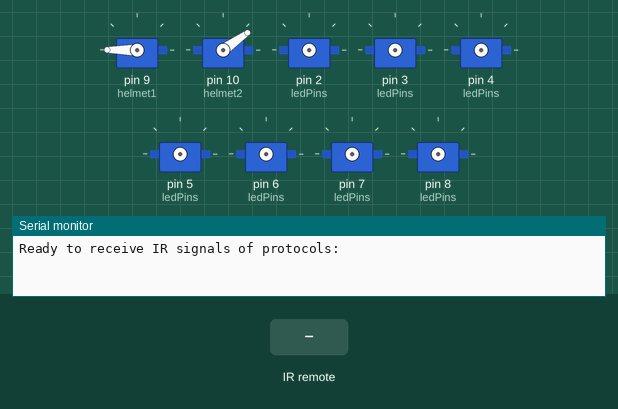
This sketch was run on a simulated Arduino Uno, built with avr-gcc and run on an emulated ATmega328P. On the bench: 9 × servo, the last lines printed to the serial monitor. Wiring (inferred from the names in the program): 7 × servo: signal pin 2 / signal pin 3 / signal pin 4 / signal pin 5 / signal pin 6 / signal pin 7 / signal pin 8. The test bench sets the inputs (shaded band). Servo pulses on a pin are drawn as a servo (544–2400 µs = 0–180°).

Above: at 1.2 s.
1.3 s: infrared code 0x46 received
At 1.46 s:
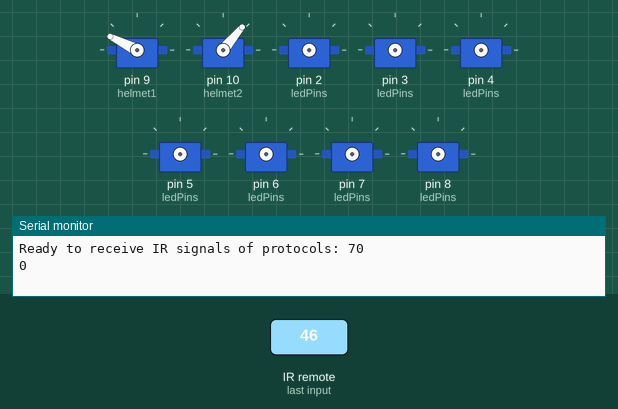
At 6.2 s:
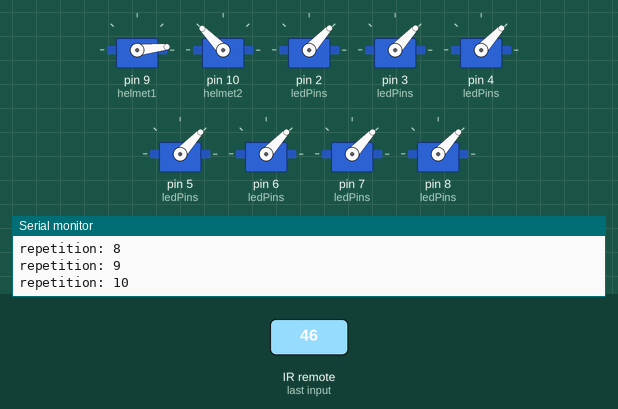
Timing chart, 0 to 7.7 s (numbered marks = the images above; inputs shaded):
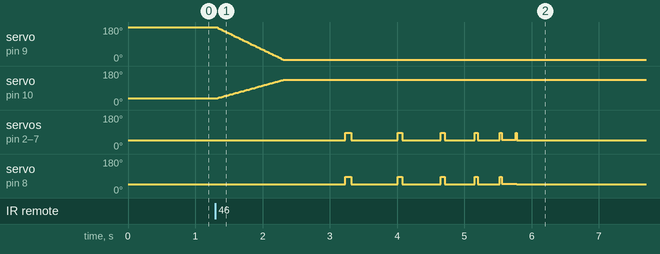

The sketch:

SuitCode.ino
```cpp
#include <IRremote.hpp>
#include <Servo.h>
#include <LedControl.h>

/* Variables, Pins*/
#define LED_COUNT 7
#define IR_RECEIVE_PIN 11  // Pin connected to the IR sensor
#define eyes 2
#define helmet 3
#define bracers 4
#define chest 5
#define belt 6
#define legs 7
#define misc 8


// LED vars
int ledPins[LED_COUNT] = {eyes, helmet, bracers, chest, belt, legs, misc};

// Added from https://forum.arduino.cc/t/how-to-make-2-leds-blink-at-the-same-time/366237/7
int dur;  // duration of blink

//Servo Angles
int angle1;  //angle of servo1
int angle2;  //angle of servo2

/*-----( Declare objects )-----*/
Servo helmet1;
Servo helmet2;


unsigned long irRawdata;  //variable for storing IR data
unsigned long last_irData;

void setup() {
  IrReceiver.begin(IR_RECEIVE_PIN);  // Start the IR receiver

  Serial.begin(9600);
  Serial.print(F("Ready to receive IR signals of protocols: "));
  printActiveIRProtocols(&Serial);

  helmet1.attach(9);   //Right
  helmet2.attach(10);  //Left
  helmet1.write(180);   //Right Open
  helmet2.write(35);    //Left Open
  for (int i = 0; i < LED_COUNT; i++) {
    pinMode(ledPins[i], OUTPUT);  // Set all LED pins as output
  }
}

void loop() {
  if (IrReceiver.decode())  // have we received an IR signal?
  {
    irRawdata = IrReceiver.decodedIRData.command;
    Serial.println(irRawdata);
    // Check if it is a repeat IR code
    Serial.println(IrReceiver.decodedIRData.flags);
    if (irRawdata == last_irData) {
      //set the current decodedRawData to the last decodedRawData
      irRawdata = last_irData;
    }
    if (irRawdata != last_irData) {
      switch (IrReceiver.decodedIRData.command) {
        case 70:  // VOL+ button pressed Helmet Closes
            for (int i = 0; i < 100; i += 1) {// Helmet Close
              angle1 = 180 - i*1.75;
              angle2 = 35 + i;
              helmet1.write(angle1);
              helmet2.write(angle2);
              delay(10);
            }
            for (int dur = 100; dur >= 4; dur -= 15) { //Lights Engage
              Serial.print("duration:");
              Serial.println(dur);
              for (int rep = 0; rep < 11; rep += 1) {
                Serial.print("repetition: ");
                Serial.println(rep);
                if (rep < 9) { // For all reps except the last, flash
                  digitalWrite(ledPins[0], HIGH);  // Turn on all LEDs
                  digitalWrite(ledPins[1], HIGH);
                  digitalWrite(ledPins[2], HIGH);
                  digitalWrite(ledPins[3], HIGH);
                  digitalWrite(ledPins[4], HIGH);
                  digitalWrite(ledPins[5], HIGH);
                  digitalWrite(ledPins[6], HIGH);
                  delay(1);
                  digitalWrite(ledPins[0], LOW);  // Turn off all LEDs
                  digitalWrite(ledPins[1], LOW);
                  digitalWrite(ledPins[2], LOW);
                  digitalWrite(ledPins[3], LOW);
                  digitalWrite(ledPins[4], LOW);
                  digitalWrite(ledPins[5], LOW);
                  digitalWrite(ledPins[6], LOW);
                  delay(dur);
                }
                if (rep == 10) { //For the last rep, end ON
                  digitalWrite(ledPins[0], HIGH);  // Turn on all LEDs
                  digitalWrite(ledPins[1], HIGH);
                  digitalWrite(ledPins[2], HIGH);
                  digitalWrite(ledPins[3], HIGH);
                  digitalWrite(ledPins[4], HIGH);
                  digitalWrite(ledPins[5], HIGH);
                  digitalWrite(ledPins[6], HIGH);
                  //delay (5000);
                  //digitalWrite(ledPins[0], LOW);  // Turn the eyes off
                }
              }
            }
            break;
        case 21:  // VOL- button pressed Helmet Opens
            for (int dur = 2; dur < 200; dur += 35) { //Lights Disengage
              Serial.print("duration: ");
              Serial.println(dur);
              for (int rep = 10; rep >= 0; rep -= 1) {
                Serial.print("repetition: ");
                Serial.println(rep);
                if (rep > 0) {// For most reps flash lights
                  digitalWrite(ledPins[0], HIGH);  // Turn on all LEDs
                  digitalWrite(ledPins[1], HIGH);
                  digitalWrite(ledPins[2], HIGH);
                  digitalWrite(ledPins[3], HIGH);
                  digitalWrite(ledPins[4], HIGH);
                  digitalWrite(ledPins[5], HIGH);
                  digitalWrite(ledPins[6], HIGH);
                  delay(1);
                  digitalWrite(ledPins[0], LOW);  // Turn off all LEDs
                  digitalWrite(ledPins[1], LOW);
                  digitalWrite(ledPins[2], LOW);
                  digitalWrite(ledPins[3], LOW);
                  digitalWrite(ledPins[4], LOW);
                  digitalWrite(ledPins[5], LOW);
                  digitalWrite(ledPins[6], LOW);
                  delay(dur);
                }
                if (rep == 0) { //For final rep, turn lights off
                  digitalWrite(ledPins[0], LOW);  // Turn off all LEDs
                  digitalWrite(ledPins[1], LOW);
                  digitalWrite(ledPins[2], LOW);
                  digitalWrite(ledPins[3], LOW);
                  digitalWrite(ledPins[4], LOW);
                  digitalWrite(ledPins[5], LOW);
                  digitalWrite(ledPins[6], LOW);
                }
              }
            }
            for (int i = 0; i < 100; i += 1) {// Helmet Open
              angle1 = 5 + i*1.75;
              angle2 = 135 - i;
              helmet1.write(angle1);
              helmet2.write(angle2);
              delay(10);
            }
            break;
          }
          delay(5000);
      };
    }
    //store the last decodedRawData
    last_irData = irRawdata;
    IrReceiver.resume();  // receive the next value
}
```

Measured:
- after the input at 1.3 s, servo on pin 9 (helmet1): moves from 180° to 6° over 1.0 s, starting at once; servo on pin 10 (helmet2): moves from 35° to 134° over 1.0 s, starting at once
